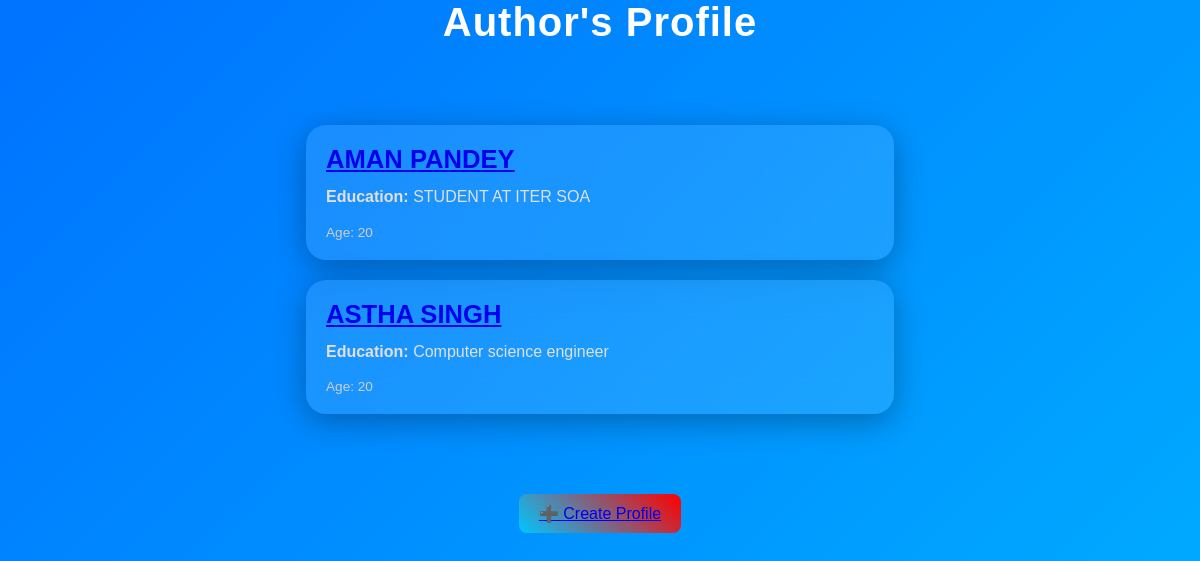
/profile/, run on the app's committed database.
### blog/models.py (models this page shows, shortened)
class Profile(models.Model):
    name = models.CharField(max_length=100)
    education = models.CharField(max_length=100)
    age = models.PositiveIntegerField()

### blog/views.py (the view)
# urls.py: path('profile/',views.profile_detalis,name='profile'),
def profile_detalis(request):
    profiles = Profile.objects.all()
    context = {'profiles': profiles}
    return render(request, 'blog/profile.html', context)

### blog/templates/blog/profile.html (shortened to what this page needs)
{% load static %}
<html>
<head>
    <link rel="stylesheet" href="{% static 'blog/css/style.css' %}">
</head>
<body>
    <h2 class="main-title">Author's Profile</h2>
    <div class="container">
        {% for pro in profiles %}
            <div class="blog-card">
                <h2>
    <a href="{% url 'author_posts' pro.id %}" class="author-link">
        {{ pro.name }}
    </a>
</h2>
                <p class="content">
                    <b>Education:</b> {{ pro.education }}
                </p>
                <small class="author">
                    Age: {{ pro.age }}
                </small>
            </div>
        {% empty %}
            <p style="text-align:center;">No profiles found 😅</p>
        {% endfor %}
    </div>
    <div style="text-align:center; margin-top:20px;">
        <a href="{% url 'add_profile' %}" class="navbar">
            <span style="padding:10px 20px; background:linear-gradient(45deg,#00c6ff,#ff0000); border-radius:8px;">
                ➕ Create Profile
            </span>
        </a>
    </div>
</body>
</html>

### blog/static/blog/css/style.css (style rules this page uses)
* { margin: 0; padding: 0; box-sizing: border-box; }
body { margin: 0; font-family: 'Poppins', sans-serif; background: linear-gradient(-45deg, #1d2671, #c33764, #00c6ff, #0072ff); background-size: 400% 400%; animation: gradientBG 12s ease infinite; color: white; }
.container { width: 90%; max-width: 900px; margin: auto; padding: 30px; }
.main-title { text-align: center; font-size: 2.5rem; margin-bottom: 30px; letter-spacing: 1px; animation: fadeIn 1s ease-in-out; }
.blog-card { background: rgba(255, 255, 255, 0.1); backdrop-filter: blur(15px); border-radius: 20px; padding: 20px; margin: 20px auto; width: 70%; color: white; box-shadow: 0 8px 32px rgba(0,0,0,0.3); transition: 0.3s ease; }
.blog-card h2 { font-size: 1.6rem; margin-bottom: 10px; color: #ffffff; }
.content { font-size: 1rem; line-height: 1.6; color: #e0e0e0; margin-bottom: 15px; }
.author { font-size: 0.85rem; color: #cfcfcf; }
.navbar { display: flex; justify-content: center; align-items: center; gap: 20px; margin: 30px 0; }

### data on the page
Profile: name "AMAN PANDEY", education "STUDENT AT ITER SOA", age "20"
Profile: name "ASTHA SINGH", education "Computer science engineer", age "20"
